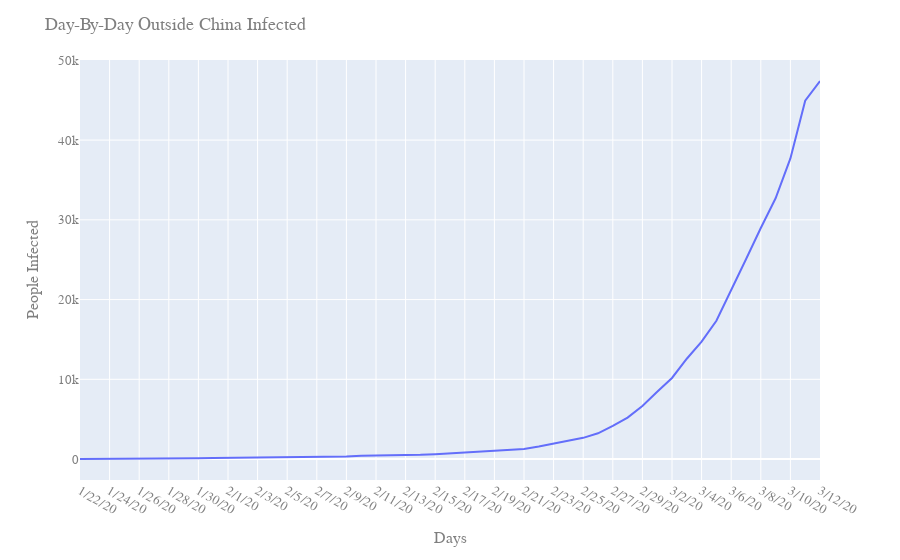

Source (notebook cell):
### Markdown cell above
## Outside China Day By Day
China seems to have contained the impacts of Coronavirus as of now. But how is the infection spreading outside China?

### Code cell
plot_line(outside_china_data_confirmed, 2)

### Figure 1 — Plotly figure (JSON) as saved in the notebook; plotly's stock layout.template omitted (floating-point values rounded to 4 significant figures)
{"data": [{"hoverlabel": {"namelength": 0}, "hovertemplate": "x=%{x}<br>0=%{y}", "legendgroup": "", "line": {"color": "#636efa", "dash": "solid"}, "mode": "lines", "name": "", "showlegend": false, "type": "scatter", "x": ["1/22/20", "1/23/20", "1/24/20", "1/25/20", "1/26/20", "1/27/20", "1/28/20", "1/29/20", "1/30/20", "1/31/20", "2/1/20", "2/2/20", "2/3/20", "2/4/20", "2/5/20", "2/6/20", "2/7/20", "2/8/20", "2/9/20", "2/10/20", "2/11/20", "2/12/20", "2/13/20", "2/14/20", "2/15/20", "2/16/20", "2/17/20", "2/18/20", "2/19/20", "2/20/20", "2/21/20", "2/22/20", "2/23/20", "2/24/20", "2/25/20", "2/26/20", "2/27/20", "2/28/20", "2/29/20", "3/1/20", "3/2/20", "3/3/20", "3/4/20", "3/5/20", "3/6/20", "3/7/20", "3/8/20", "3/9/20", "3/10/20", "3/11/20", "3/12/20"], "xaxis": "x", "y": [7, 10, 21, 28, 43, 50, 69, 79, 93, 125, 147, 157, 165, 185, 195, 230, 281, 306, 321, 408, 416, 462, 473, 527, 617, 711, 824, 925, 1020, 1120, 1273, 1578, 1943, 2327, 2659, 3229, 4154, 5192, 6655, 8437, 10170, 12579, 14734, 17345, 21094, 25051, 28972, 32701, 37705, 44944, 47411], "yaxis": "y"}], "layout": {"font": {"color": "#7f7f7f", "family": "Arial", "size": 13}, "legend": {"tracegroupgap": 0}, "margin": {"t": 60}, "title": {"text": "Day-By-Day Outside China Infected"}, "xaxis": {"anchor": "y", "domain": [0, 1], "title": {"text": "Days"}}, "yaxis": {"anchor": "x", "domain": [0, 1], "title": {"text": "People Infected"}}}}
